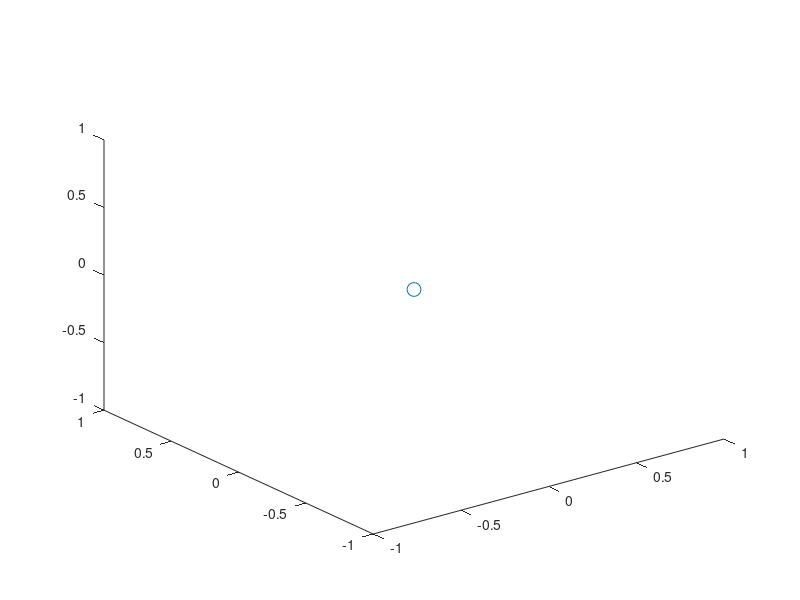

Reproduce this figure in MATLAB. (Note: this script raises an error after producing the figure.)
%% %%%%%%%%%%%%%%%% Plotting %%%%%%%%%%%%%%%

figure(1)
plot3(0,0,0,'o','MarkerSize',10)
hold on
plot3(log.loggedData.posFlat(end,2),log.loggedData.posFlat(end,3),log.loggedData.posFlat(end,1),'x','MarkerSize',10)
hold on
plot3(log.loggedData.posFlat(:,2),log.loggedData.posFlat(:,3),log.loggedData.posFlat(:,1))
grid on
xlabel('x')
ylabel('y')
zlabel('z')
title('Open Loop Trajectory')
% axis equal

%%
figure(2)
plot(log.loggedData.config.tSpan,log.loggedData.config.uSpan)
legend('u1','u2','u3','u4')

%%
figure(3)

for runIndex = 1:numRuns
    plot(log(1).loggedData.time,rad2deg(log(runIndex).loggedData.angleOfAttack));
    hold on
end
title('Angle of Attack Trajectory')
xlabel('Time (s)')
ylabel('Alpha (deg)')
legend('1 deg','3 deg','6 deg', '9 deg')
grid on

%%
figure(4)
plot(log.loggedData.time,log.loggedData.velBody)
legend('x','y','z')
title('Body Velocity')
ylabel('v_b (m/s)')
xlabel('Time (s)')
grid on

%%
figure(5)

for runIndex = 1:numRuns
    plot(log(1).loggedData.time,rad2deg(log(runIndex).loggedData.angVel(:,3)));
    hold on
end
title('Body Angular Velocity')
ylabel('wbi_b (deg/s)')
xlabel('time (s)')
legend('1 deg','3 deg','6 deg', '9 deg')
grid on

%%
figure(6)
plot(log.loggedData.time,log.loggedData.q_bf)
legend('q0','q1','q2','q3')

%%
figure(7)
plot(log.loggedData.time,log.rad2deg(loggedData.angAccel))
legend('x','y','z')
%%
figure(8)
eul = quat2eul(log.loggedData.q_bf);
plot(log.loggedData.time,rad2deg(eul(:,3:-1:1)))
legend('x','y','z')
title('euler angles')

%% Linearized Attitude - Quaternion
figure(2)

for plotIndex = 1:4
    subplot(4,1,plotIndex)
    for runIndex = 1:numRuns
        plot(mcLog(1).loggedData.time,mcLog(runIndex).loggedData.q_bf(:,plotIndex))
        hold on
    end

    grid on
    title('q'+string(plotIndex-1))

end

h = axes(gcf, 'Visible', 'off');
h.XLabel.Visible = 'on';
h.YLabel.Visible = 'on';
xlabel(h, 'Time (s)');
ylabel(h, 'Attitude');

sgtitle('Linearized Attitude - Quaternion')

%%
figure(9)

for runIndex = 1:numRuns
    plot(log(1).loggedData.time,log(runIndex).loggedData.MA_b(:,3));
    hold on
end
title('Aerodynamic Body Moment About CG')
ylabel('MA_b (Nm)')
xlabel('time (s)')
legend('1 deg','3 deg','6 deg', '9 deg')
grid on

%%
figure(10)
plot(log.loggedData.time,log.loggedData.MT_b);
legend('x','y','z')

%%
figure(11)
plot(log.loggedData.angleOfAttack,log.loggedData.MA_b)
title('Aero Moment vs Angle of Attack')
xlabel('alpha (deg)')
ylabel('MA_b (Nm')

%%
figure(12)
plot(log.loggedData.time,log.loggedData.posFlat)
title('posFlat')
legend('x','y','z')
